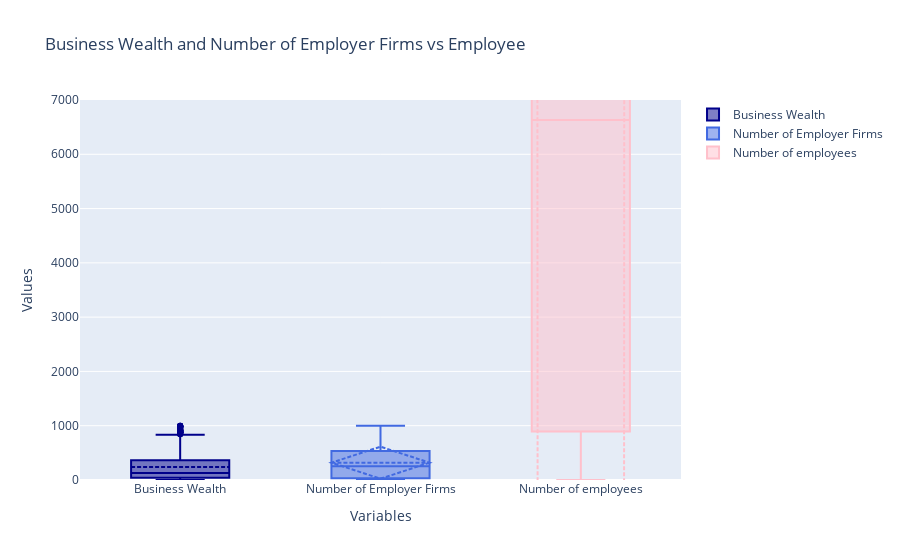

Notebook code cell kept with this figure:
### Code cell
import plotly.graph_objects as go

# Convert the 'Annual payroll' and 'Number of employer firms' columns to numeric values
mergedTables['Meaning of Sales, value of shipments, or revenue size of firms code (RCPSZFI_LABEL)'] = pd.to_numeric(mergedTables['Annual payroll ($1,000) (PAYANN)'], errors='coerce')
mergedTables['Number of employer firms (FIRMPDEMP)'] = pd.to_numeric(mergedTables['Number of employer firms (FIRMPDEMP)'], errors='coerce')

# Sort the data in ascending order by the 'Annual payroll' column
mergedTables_sorted = mergedTables.sort_values('Meaning of Sales, value of shipments, or revenue size of firms code (RCPSZFI_LABEL)')

fig = go.Figure()

fig.add_trace(go.Box(
    y=mergedTables_sorted['Meaning of Sales, value of shipments, or revenue size of firms code (RCPSZFI_LABEL)'],
    name='Business Wealth',
    text=['Business Wealth'],
    hovertemplate='Business wealth: %{y:$.2f}<extra></extra>',
    marker_color='darkblue',
    boxmean=True # represent mean
))

fig.add_trace(go.Box(
    y=mergedTables_sorted['Number of employer firms (FIRMPDEMP)'],
    name='Number of Employer Firms',
    text=['Number of Employer Firms'],
    hovertemplate='Number of Employer Firms: %{y:.0f}<extra></extra>',
    marker_color='royalblue',
    boxmean='sd' # represent mean and standard deviation
))

fig.add_trace(go.Box(
    y=mergedTables_sorted['Number of employees (EMP)'],
    name='Number of employees',
    text=['Number of employees'],
    hovertemplate='Number of employees: %{y:.0f}<extra></extra>',
    marker_color='pink',
    boxmean='sd' # represent mean and standard deviation
))

fig.update_layout(
    title="Business Wealth and Number of Employer Firms vs Employee",
    xaxis=dict(title="Variables"),
    yaxis=dict(title="Values", range=[0, 7000])
)

fig.show()

### Figure 1 — Plotly figure (JSON) as saved in the notebook; plotly's stock layout.template omitted (floating-point values rounded to 4 significant figures; data arrays with more than 128 entries replaced by an {"elided": "..."} marker saying what was removed)
{"data": [{"boxmean": true, "hovertemplate": "Business wealth: %{y:$.2f}<extra></extra>", "marker": {"color": "darkblue"}, "name": "Business Wealth", "text": ["Business Wealth"], "type": "box", "y": {"elided": "28074 int values"}}, {"boxmean": "sd", "hovertemplate": "Number of Employer Firms: %{y:.0f}<extra></extra>", "marker": {"color": "royalblue"}, "name": "Number of Employer Firms", "text": ["Number of Employer Firms"], "type": "box", "y": {"elided": "28074 int values"}}, {"boxmean": "sd", "hovertemplate": "Number of employees: %{y:.0f}<extra></extra>", "marker": {"color": "pink"}, "name": "Number of employees", "text": ["Number of employees"], "type": "box", "y": {"elided": "28074 str values"}}], "layout": {"title": {"text": "Business Wealth and Number of Employer Firms vs Employee"}, "xaxis": {"title": {"text": "Variables"}}, "yaxis": {"range": [0, 7000], "title": {"text": "Values"}}}}
